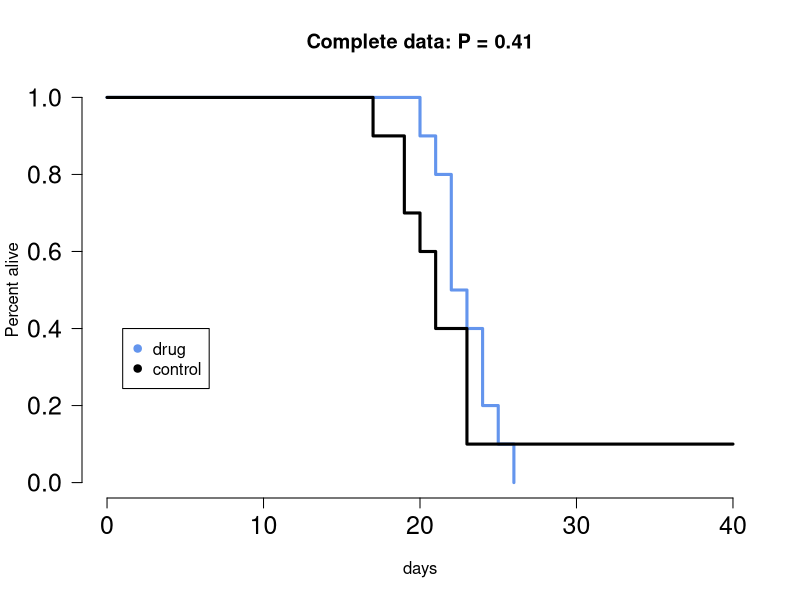
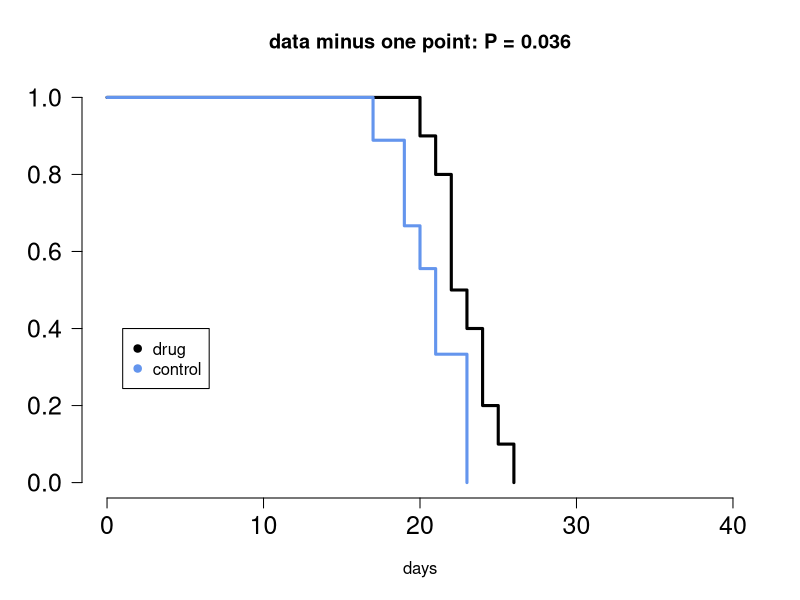
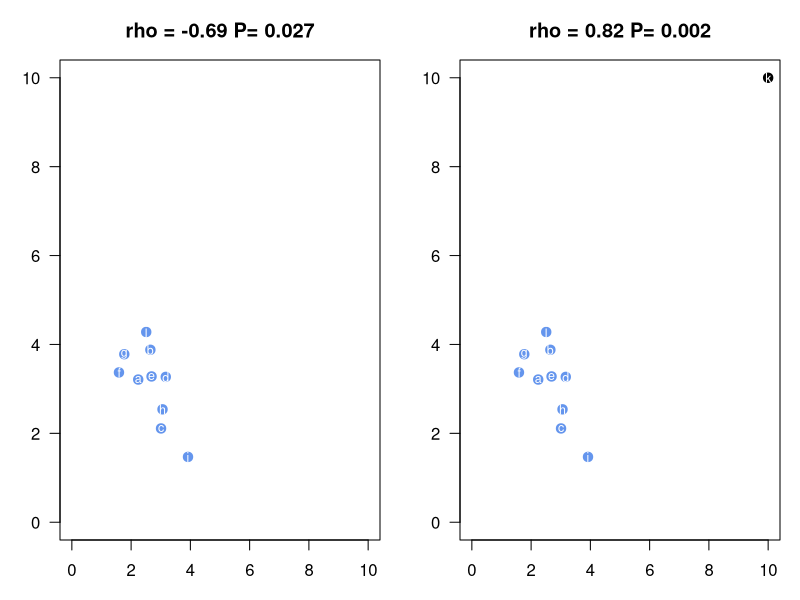
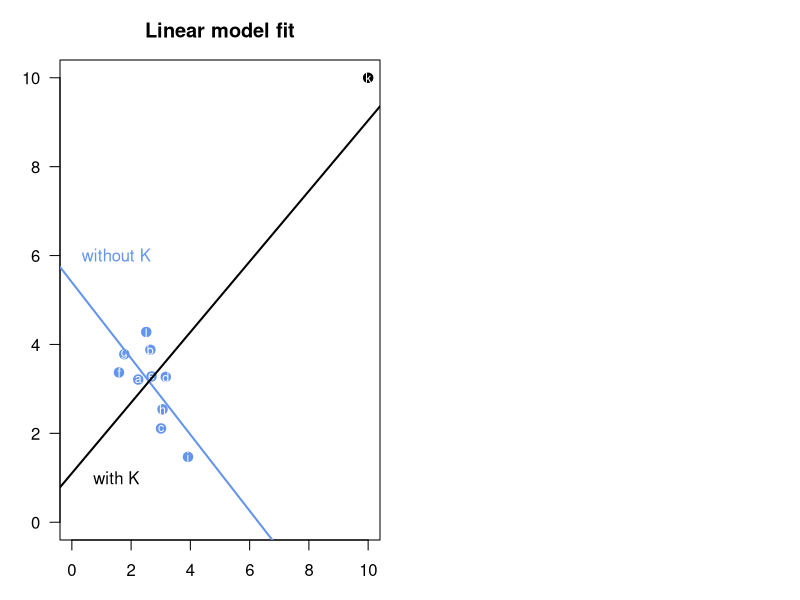
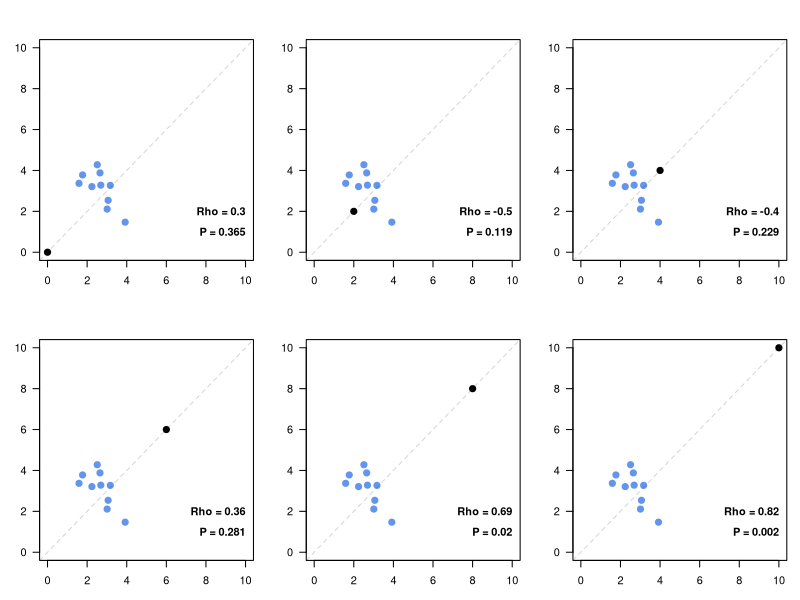
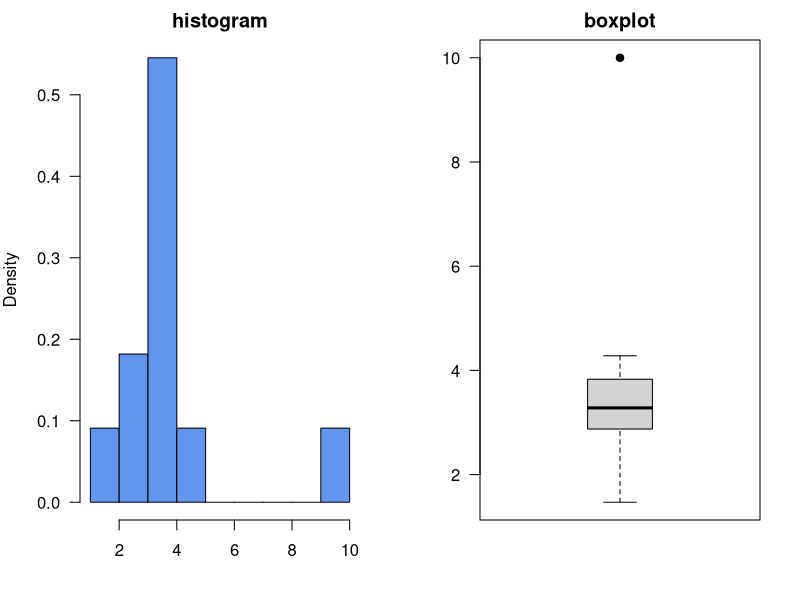
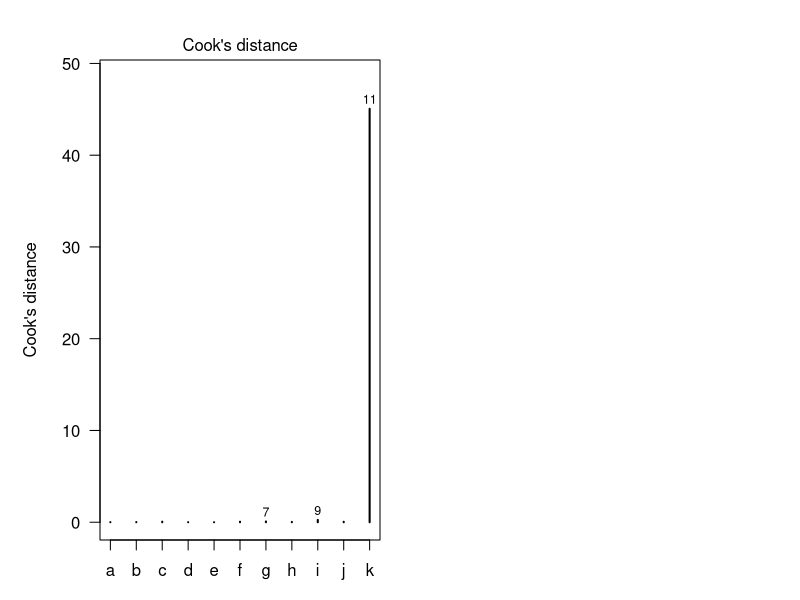
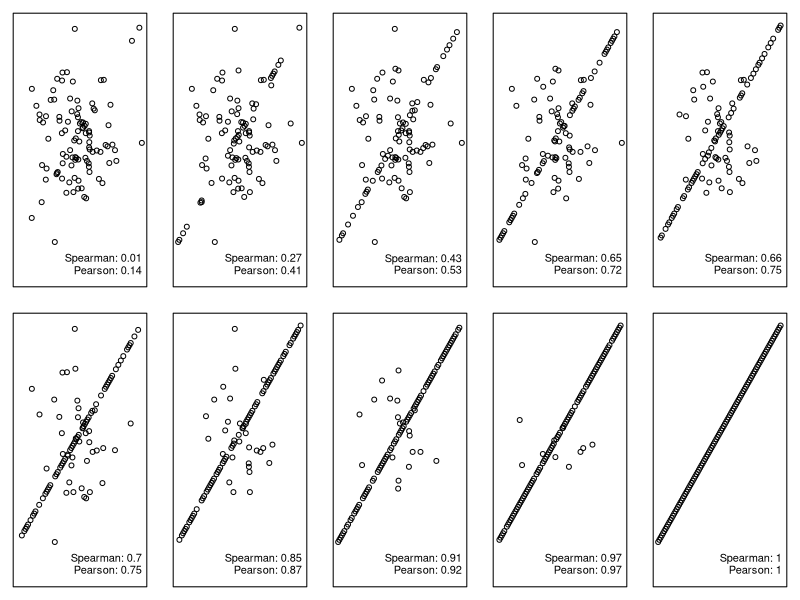

Write R code to recreate these figures, in order.
## ---- chunk 1
library(survival)
## ---- chunk 2
times=c(21,19,17,23,21,40,23,19,20,23,  26,22,24,22,23,24,20,25,22,21)
conditions=c(rep("drug", 10), rep("control", 10))
had.events =rep(1, 20)
had.events[ 6 ] = 0
surv.all = survfit(Surv(times, had.events)~conditions)
cox = coxph(formula = Surv(times,had.events==1)~conditions)
p.val = as.numeric(summary(cox)$logtest[3])
plot(surv.all, lwd=3, col=c( "cornflowerblue","black"),
        main=paste("Complete data: P =", round(p.val, 3)), las=1,
        xlab="days", cex.axis=1.5, bty="n", xlim=c(0,40), ylab="Percent alive")
legend( 1,0.4, c("drug", "control"), col=c("cornflowerblue","black"), pch=19)
## ---- chunk 3
times=c(21,19,17,23,21,NA,23,19,20,23,  26,22,24,22,23,24,20,25,22,21)
surv.all = survfit(Surv(times, had.events)~conditions)
cox = coxph(formula = Surv(times,had.events==1)~conditions)
p.val = as.numeric(summary(cox)$logtest[3])
plot(surv.all, lwd=3, col=c("black", "cornflowerblue"),
        main=paste("data minus one point: P =", round(p.val, 3)), las=1,
        xlab="days", cex.axis=1.5, bty="n", xlim=c(0,40))
legend( 1,0.4, c("drug", "control"), col=c("black", "cornflowerblue"), pch=19)
## ---- chunk 4
aa=c(2.24,2.65,3.01,3.17,2.69,1.59,1.77,3.06,3.92,2.51,10.00)
bb=c(3.21,3.88,2.11,3.27,3.28,3.37,3.78,2.54,1.47,4.28,10.00)
cols=c(rep("cornflowerblue", 10), "black")
layout(matrix(1:2,1,2))
c10 = cor.test(aa[1:10], bb[1:10])
c11 = cor.test(aa,bb)
cor.10 = round( c10$estimate, 2)
cor.11 = round( c11$estimate, 2)
p.10 = round( c10$p.value, 3)
p.11 = round( c11$p.value, 3)
## ---- chunk 5
#aa = c(rnorm(10)+3, 10
layout(matrix(1:2,1,2))
par(mar=c(3,3,3,1))
plot(aa[1:10],bb[1:10], pch=19, col=cols[1:10], xlim=c(0,10), ylim=c(0,10), 
     las=1, main=paste("rho =", cor.10,"P=",p.10), xlab="", ylab="", cex=1.25)
text(aa[1:10], bb[1:10], 
     c('a','b','c','d','e','f','g','h','i','j'), col="white", cex=0.75)

plot(aa,bb, pch=19, col=cols, xlim=c(0,10), ylim=c(0,10), las=1, 
     main=paste("rho =", cor.11,"P=",p.11), xlab="", ylab="", cex=1.25)
text(aa, bb, c('a','b','c','d','e','f','g','h','i','j','k'), col="white", cex=0.75)
## ---- chunk 6
par(mar=c(3,3,3,1))
plot(aa,bb, pch=19, col=cols, xlim=c(0,10), ylim=c(0,10), las=1, 
     main="Linear model fit", xlab="", ylab="", cex=1.25)
text(aa, bb, c('a','b','c','d','e','f','g','h','i','j','k'), col="white", cex=0.75)
abline( lm( bb[1:10]~aa[1:10] ), col="cornflowerblue", lwd=2)
text(1.5,6,"without K", col="cornflowerblue")
abline( lm( bb~aa ), lwd=2)
text(1.5,1,"with K")
## ---- chunk 7

layout(matrix(1:6,2,3,byrow=TRUE))
par(mar=c(3,3,3,1))
for(i in seq(from=0, to=10, by=2)){
    cx = cor.test(c(aa[1:10],i), c(bb[1:10],i) )
    cor.x = round( cx$estimate, 3)
    p.x = round( cx$p.value, 3)
    plot( c(aa[1:10],i), c(bb[1:10],i), pch=19, col=cols, xlim=c(0,10), ylim=c(0,10), 
     las=1, main="", xlab="", ylab="", cex=1.25)
    abline(0,1,lwd=1, col="#33333333", lty=2)
    paste("rho =", cor.x,"P=",p.x)
    text(10, 2,paste("Rho =", round( cor.x, 2) ), adj=1, font=2)
    text(10, 1,paste("P =", round( p.x, 3) ), adj=1, font=2)
}


## ---- chunk 8
layout(matrix(1:2,1,2))
par(mar=c(4,4,2,2))
hist(bb, breaks=10, col="cornflowerblue", main="histogram", xlab="", freq=FALSE, 
     las=1)
boxplot(bb, main="boxplot", las=1, boxwex=0.5, pch=19)
## ---- chunk 9
par(mar=c(3,5,3,1))
plot( lm(bb~aa), which=4, axes=FALSE, lwd=2)
box()
axis(2, seq(from=0, to=50, by=10), las=1)
axis(1, at=1:11, labels=letters[1:11])
## ---- chunk 10

#aa.norm = rnorm(100)
#bb.norm = rnorm(100)
aa.norm=c(-0.72,-0.51,1.01,1.61,-0.54,-1.21,-1.78,-1.59,0.62,0.02,-0.76,2.74,
          -0.76,-1.73,1.37,-2.3,-0.18,-1.58,-1.16,0.05,-1.8,-0.9,-0.6,1.12,0.39,
          -0.12,0.65,0.91,-1.55,-1.13,1.2,0.08,1.75,0.51,-0.03,-0.14,0.83,0.07,
          -0.27,-0.46,-1.46,-0.23,-0.7,-0.09,0.08,0.65,1.81,0.64,0.15,-1.02,
          0.45,0.31,-1.6,1.46,-0.35,0.05,1.56,-0.89,1.3,3.31,2.01,1.34,-0.74,
          -0.08,1.94,-0.39,-0.11,0.6,0.31,-0.28,0.61,0.43,-1.01,0.22,0.78,
          -1.34,1.65,0.47,0.63,0.06,0.08,1.71,0.62,-0.21,0.12,0.01,0.37,0.24,
          -0.46,0.45,1.22,-1.9,0.66,-0.77,0.62,-0.06,-1.91,-2.07,-0.08,0.8)
bb.norm=c(-0.46,1.9,-0.36,0.37,-1.58,1.38,-0.78,-1.2,-0.27,1.08,-1.17,0.42,
          1.66,0.45,1.68,1.42,-1.56,0.63,1.11,0.6,-1.85,0.61,0.22,-1.18,0.35,
          -1.15,0.07,0.8,-0.88,-3,-0.4,1.95,1.52,-0.66,-0.58,-0.07,0.54,-0.62,
          0.77,-0.51,-0.02,-0.56,1.48,-0.63,-1.23,-0.33,-0.19,-0.98,0.42,-1.01,
          0.14,0.3,-0.59,-0.2,1.14,0.2,-0.24,0.5,-1.3,-0.14,-0.66,-0.29,1.89,
          -0.55,-0.35,-1.28,3.15,-0.73,0.45,-0.79,-0.83,-0.57,1.71,0.46,1,1.1,
          -0.72,-1.74,-0.12,-1.46,0.86,0.96,0.2,1.63,-0.1,0.69,-1.7,-1.45,0.47,
          0.41,1.67,0.52,-1.56,0.14,0.16,-0.01,0.68,0.93,2,-0.4)
min_a=min(c(aa.norm, bb.norm) )
max_a=max(c(aa.norm, bb.norm) )
aa.dir = seq(from=min_a, to=max_a, by=(max_a-min_a)/100)
bb.dir = aa.dir
cors.s = rep(0, 10)
cors.p = rep(0, 10)
layout(matrix(1:10,2,5, byrow=TRUE))
par(mar=c(1,1,1,1))
for(i in 1:10){
    aa.x = aa.norm
    bb.x = bb.norm
    idx = sample( 1:100 )[1:(10*i)]
    aa.x[idx] = aa.dir[idx]
    bb.x[idx] = bb.dir[idx]
    cors.s[i] = cor.test( aa.x, bb.x, method="spearman" )$estimate
    cors.p[i] = cor.test( aa.x, bb.x, method="pearson" )$estimate
    plot(aa.x, bb.x, axes=FALSE, xlim=c(min_a, max_a), ylim=c(min_a-1, max_a))
    box()
    text(max_a, min_a-0.5,paste("Spearman:",round( cors.s[i],2) ), adj=1)
    text(max_a, min_a-0.8,paste("Pearson:",round( cors.p[i],2) ), adj=1)
}
## ---- chunk 11

#y=rnorm(100, 0, 0.4) + (1+seq(from=0.01,to=1, by=0.01) )
y=c(0.22,1.03,1.30,0.78,1.66,0.65,0.91,1.17,1.21,2.01,0.93,1.25,1.13,0.78,0.92,1.95,1.18,
1.02,1.60,1.12,1.69,1.70,1.04,1.78,1.41,1.46,0.40,0.46,2.26,0.89,1.26,1.98,1.03,1.17,
1.35,1.42,1.76,1.99,1.47,0.95,1.81,1.04,1.77,1.37,1.57,0.65,1.71,1.51,1.17,0.73,1.65,
1.16,1.44,1.46,2.58,1.30,1.71,1.25,1.55,1.99,2.10,1.51,1.99,1.15,2.53,1.45,1.39,1.30,
1.75,1.35,1.72,2.09,1.48,1.53,1.42,2.61,2.19,1.60,1.87,2.29,2.17,1.73,2.04,1.97,1.62,
2.27,1.38,1.82,1.68,1.18,1.54,2.19,1.71,2.01,1.89,1.63,1.21,1.35,2.26,2.28)
x=1:100
cor.before.p = cor.test(x,y)$estimate
cor.before.s = cor.test(x,y, method="spearman")$estimate
yplus = y
yplus[10] = 7.5
cor.after.p = cor.test(x, yplus)$estimate
cor.after.s = cor.test(x, yplus, method="spearman")$estimate

layout(matrix(1:2,1,2))
plot(x,y, axes=FALSE, ylim=c(0,8), ylab="Y", xlab="X", pch=19, 
     col="cornflowerblue", main="original" )
box()
axis(2, seq(from=0, to=8, by=2), las=1)
axis(1, seq(from=0, to=100, by=10), las=1 )
text(100,8,paste("Pearson:",round( cor.before.p,2) ), adj=1)
text(100,7.25,paste("Spearman:",round( cor.before.s,2) ), adj=1)

cols = rep("cornflowerblue", 100)
cols[10]="black"
plot(x, yplus, axes=FALSE, ylim=c(0,8), ylab="Y", xlab="X", pch=19,col=cols,
     main="move one point")
box()
axis(2,seq(from=0, to=8, by=2), las=1)
axis(1,seq(from=0, to=100, by=10), las=1)
text(100,8,paste("Pearson:",round( cor.after.p,2) ), adj=1)
text(100,7.25,paste("Spearman:",round( cor.after.s,2)), adj=1)
## ---- chunk 12
library(knitr)
df = data.frame(A=aa, A_ranks=rank(aa), B=bb, B_ranks=rank(bb))
kable(df)
## ---- chunk 13
layout(matrix(1:3,1,3))
par(mar=c(4,4,4,2))
cols=c(rep("cornflowerblue", 10), "black")

plot(aa,bb, pch=19, col=cols, xlim=c(0,11), ylim=c(0,11), las=1, 
     main=paste("original: rho =", cor.11,"P=",p.11), xlab="X value", ylab="Y value", cex=1.4)
text(aa, bb, c('a','b','c','d','e','f','g','h','i','j','k'), 
     col="white", cex=0.75)

plot(aa[1:10],bb[1:10], pch=19, col=cols[1:10], xlim=c(0,11), ylim=c(0,11), las=1, 
     main=paste("no K: rho =", cor.10,"P=",p.10), xlab="X value", ylab="Y value", cex=1.4)
text(aa, bb, c('a','b','c','d','e','f','g','h','i','j'), 
     col="white", cex=0.75)

cor.rank = round( cor.test(rank(aa), rank(bb))$estimate, 2)
p.rank = round( cor.test(rank(aa), rank(bb))$p.value, 2)
plot(rank(aa),rank(bb), pch=19, col=cols, xlim=c(0,11), ylim=c(0,11), las=1, main=paste("ranks: rho =", cor.rank,"P=",p.rank), xlab="X rank", ylab="Y rank", cex=1.4)
text(rank(aa), rank(bb), c('a','b','c','d','e','f','g','h','i','j','k'), 
     cex=0.75, col="white")
## ---- chunk 14
#y1 = rnorm(10)
#y2 = rnorm(10)+0.5
par(mar=c(4,3,3,1))
y = c(1.58,-0.33,-0.47,-0.55,0.54,-0.42,-1.13,-0.96,0.69,-0.73,2.28,0.41,1.05,
      1.14,3.47, 0.26,0.59,1.67,0.78,1.56)
y1=y[1:10]
y2=y[11:20]
x=jitter( c(rep(1,10),rep(2,10)) )
plot( x, y, las=1, pch=19, col="#0000ffaa", axes=FALSE, ylab="", xlab="")
box()
axis(2,-1:3, las=1)
axis(1,at=c(1,2), labels=c("Y1", "Y2"), tick=FALSE)
## ---- chunk 15
y[1] = 8
par(mar=c(4,3,3,1))
plot( x, y, las=1, pch=19, col="#0000ffaa", axes=FALSE, ylab="", xlab="")
axis(2,-1:8, las=1)
axis(1,at=c(1,2), labels=c("Y1", "Y2"), tick=FALSE)
box()
y1 = y[1:10]
